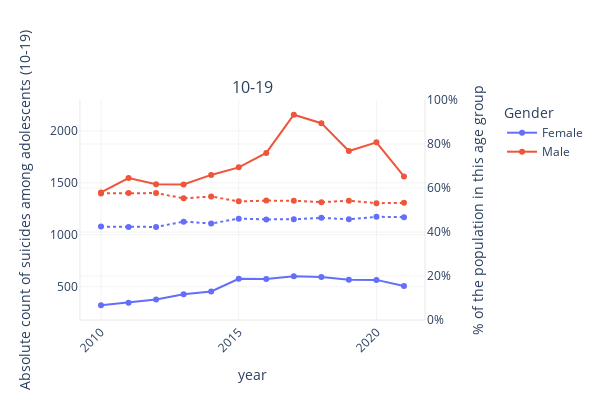
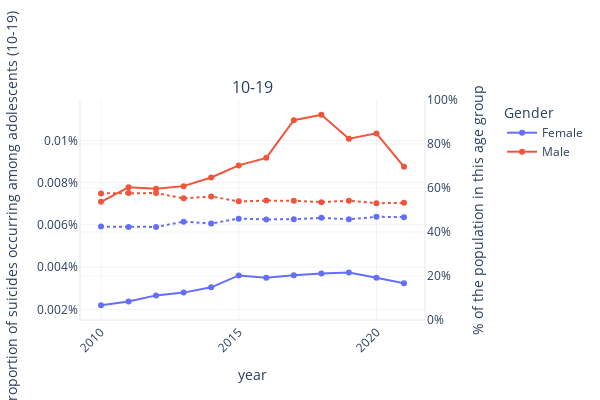
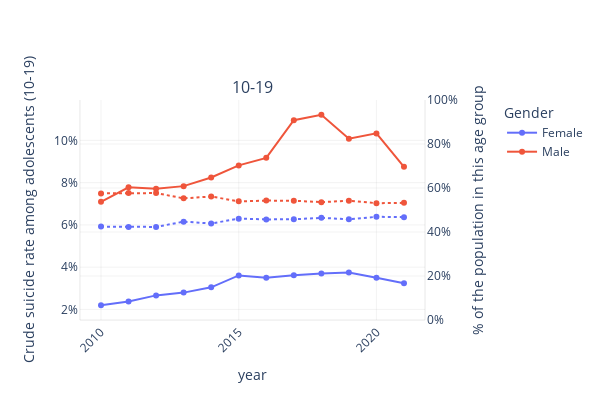

Notebook source saved alongside these figures, in order:
### Markdown cell above
### By gender

### Code cell
plot_params = {"x": "year",
               "color": "gender",
               "by": "age_strat",
               "scatter": False,
               "rows": 1,
               "data_slice": {"age_strat": "10-19"},
               "second_y": {"secondary_y": True,
                            "y": "pop_share",
                            "line_param": {"dash": "dot"}}}
kwargs = {"secondary_range": [0, 100],
          "secondary_ticksuffix": "%",
          "hide_title": True,
          "second_y_title_text": "% of the population in this age group",
          "legend_text": "Gender"}

plot_params["y"] = "deaths"
kwargs["y_title_text"] = "Absolute count of suicides among adolescents (10-19)"
kwargs["plot_filename"] = f"adolescents_{plot_params['color']}_{plot_params['y']}"
plot_params.update(kwargs)

sd.plot(**plot_params
    )

plot_params["y"] = "suicide_proportion"
kwargs["y_title_text"] = "Proportion of suicides occurring among adolescents (10-19)"
kwargs["plot_filename"] = f"adolescents_{plot_params['color']}_{plot_params['y']}"
kwargs["primary_ticksuffix"] = "%"
plot_params.update(kwargs)
kwargs.pop("primary_ticksuffix")

sd.plot(**plot_params
    )

plot_params["y"] = "suicide_per_100k"
kwargs["y_title_text"] = "Crude suicide rate among adolescents (10-19)"
kwargs["plot_filename"] = f"adolescents_{plot_params['color']}_{plot_params['y']}"
plot_params.update(kwargs)

sd.plot(**plot_params
    )

### Figure 1 — Plotly figure (JSON) as saved in the notebook; plotly's stock layout.template omitted (floating-point values rounded to 4 significant figures)
{"data": [{"line": {"color": "#636EFA"}, "mode": "markers+lines", "name": "Female", "showlegend": true, "type": "scatter", "x": [2010, 2011, 2012, 2013, 2014, 2015, 2016, 2017, 2018, 2019, 2020, 2021], "xaxis": "x", "y": [322, 346, 377, 428, 455, 577, 574, 602, 593, 567, 566, 508], "yaxis": "y"}, {"line": {"color": "#EF553B"}, "mode": "markers+lines", "name": "Male", "showlegend": true, "type": "scatter", "x": [2010, 2011, 2012, 2013, 2014, 2015, 2016, 2017, 2018, 2019, 2020, 2021], "xaxis": "x", "y": [1408, 1546, 1487, 1484, 1576, 1649, 1788, 2155, 2074, 1806, 1890, 1561], "yaxis": "y"}, {"line": {"color": "#636EFA", "dash": "dot"}, "mode": "markers+lines", "name": "Female", "showlegend": false, "type": "scatter", "x": [2010, 2011, 2012, 2013, 2014, 2015, 2016, 2017, 2018, 2019, 2020, 2021], "xaxis": "x", "y": [42.46, 42.32, 42.31, 44.7, 43.87, 46.08, 45.72, 45.8, 46.43, 45.76, 46.91, 46.75], "yaxis": "y2"}, {"line": {"color": "#EF553B", "dash": "dot"}, "mode": "markers+lines", "name": "Male", "showlegend": false, "type": "scatter", "x": [2010, 2011, 2012, 2013, 2014, 2015, 2016, 2017, 2018, 2019, 2020, 2021], "xaxis": "x", "y": [57.54, 57.68, 57.69, 55.3, 56.13, 53.92, 54.28, 54.2, 53.57, 54.24, 53.09, 53.25], "yaxis": "y2"}], "layout": {"annotations": [{"font": {"size": 16}, "showarrow": false, "text": "10-19", "x": 0.47, "xanchor": "center", "xref": "paper", "y": 1, "yanchor": "bottom", "yref": "paper"}], "height": 400, "legend": {"title": {"text": "Gender"}, "x": 1.15}, "plot_bgcolor": "rgb(255,255,255)", "width": 600, "xaxis": {"anchor": "y", "domain": [0, 0.94], "gridcolor": "grey", "gridwidth": 0.1, "linecolor": "black", "linewidth": 0.1, "showline": true, "tickangle": -45, "title": {"text": "year"}}, "yaxis": {"anchor": "x", "domain": [0, 1], "gridcolor": "grey", "gridwidth": 0.1, "linecolor": "black", "linewidth": 0.1, "showline": true, "ticksuffix": "", "title": {"text": "Absolute count of suicides among adolescents (10-19)"}}, "yaxis2": {"anchor": "x", "gridcolor": "grey", "gridwidth": 0.1, "linecolor": "black", "linewidth": 0.1, "overlaying": "y", "range": [0, 100], "showline": true, "side": "right", "ticksuffix": "%", "title": {"text": "% of the population in this age group"}}}}

### Figure 2 — Plotly figure (JSON) as saved in the notebook; plotly's stock layout.template omitted (floating-point values rounded to 4 significant figures)
{"data": [{"line": {"color": "#636EFA"}, "mode": "markers+lines", "name": "Female", "showlegend": true, "type": "scatter", "x": [2010, 2011, 2012, 2013, 2014, 2015, 2016, 2017, 2018, 2019, 2020, 2021], "xaxis": "x", "y": [0.002198, 0.002374, 0.002664, 0.002796, 0.003045, 0.00361, 0.003496, 0.003622, 0.003699, 0.003752, 0.003501, 0.003244], "yaxis": "y"}, {"line": {"color": "#EF553B"}, "mode": "markers+lines", "name": "Male", "showlegend": true, "type": "scatter", "x": [2010, 2011, 2012, 2013, 2014, 2015, 2016, 2017, 2018, 2019, 2020, 2021], "xaxis": "x", "y": [0.007091, 0.007781, 0.007707, 0.007835, 0.008243, 0.008816, 0.009174, 0.01095, 0.01121, 0.01008, 0.01033, 0.008751], "yaxis": "y"}, {"line": {"color": "#636EFA", "dash": "dot"}, "mode": "markers+lines", "name": "Female", "showlegend": false, "type": "scatter", "x": [2010, 2011, 2012, 2013, 2014, 2015, 2016, 2017, 2018, 2019, 2020, 2021], "xaxis": "x", "y": [42.46, 42.32, 42.31, 44.7, 43.87, 46.08, 45.72, 45.8, 46.43, 45.76, 46.91, 46.75], "yaxis": "y2"}, {"line": {"color": "#EF553B", "dash": "dot"}, "mode": "markers+lines", "name": "Male", "showlegend": false, "type": "scatter", "x": [2010, 2011, 2012, 2013, 2014, 2015, 2016, 2017, 2018, 2019, 2020, 2021], "xaxis": "x", "y": [57.54, 57.68, 57.69, 55.3, 56.13, 53.92, 54.28, 54.2, 53.57, 54.24, 53.09, 53.25], "yaxis": "y2"}], "layout": {"annotations": [{"font": {"size": 16}, "showarrow": false, "text": "10-19", "x": 0.47, "xanchor": "center", "xref": "paper", "y": 1, "yanchor": "bottom", "yref": "paper"}], "height": 400, "legend": {"title": {"text": "Gender"}, "x": 1.15}, "plot_bgcolor": "rgb(255,255,255)", "width": 600, "xaxis": {"anchor": "y", "domain": [0, 0.94], "gridcolor": "grey", "gridwidth": 0.1, "linecolor": "black", "linewidth": 0.1, "showline": true, "tickangle": -45, "title": {"text": "year"}}, "yaxis": {"anchor": "x", "domain": [0, 1], "gridcolor": "grey", "gridwidth": 0.1, "linecolor": "black", "linewidth": 0.1, "showline": true, "ticksuffix": "%", "title": {"text": "Proportion of suicides occurring among adolescents (10-19)"}}, "yaxis2": {"anchor": "x", "gridcolor": "grey", "gridwidth": 0.1, "linecolor": "black", "linewidth": 0.1, "overlaying": "y", "range": [0, 100], "showline": true, "side": "right", "ticksuffix": "%", "title": {"text": "% of the population in this age group"}}}}

### Figure 3 — Plotly figure (JSON) as saved in the notebook; plotly's stock layout.template omitted (floating-point values rounded to 4 significant figures)
{"data": [{"line": {"color": "#636EFA"}, "mode": "markers+lines", "name": "Female", "showlegend": true, "type": "scatter", "x": [2010, 2011, 2012, 2013, 2014, 2015, 2016, 2017, 2018, 2019, 2020, 2021], "xaxis": "x", "y": [2.198, 2.374, 2.664, 2.796, 3.045, 3.61, 3.496, 3.622, 3.699, 3.752, 3.501, 3.244], "yaxis": "y"}, {"line": {"color": "#EF553B"}, "mode": "markers+lines", "name": "Male", "showlegend": true, "type": "scatter", "x": [2010, 2011, 2012, 2013, 2014, 2015, 2016, 2017, 2018, 2019, 2020, 2021], "xaxis": "x", "y": [7.091, 7.781, 7.707, 7.835, 8.243, 8.816, 9.174, 10.95, 11.21, 10.08, 10.33, 8.751], "yaxis": "y"}, {"line": {"color": "#636EFA", "dash": "dot"}, "mode": "markers+lines", "name": "Female", "showlegend": false, "type": "scatter", "x": [2010, 2011, 2012, 2013, 2014, 2015, 2016, 2017, 2018, 2019, 2020, 2021], "xaxis": "x", "y": [42.46, 42.32, 42.31, 44.7, 43.87, 46.08, 45.72, 45.8, 46.43, 45.76, 46.91, 46.75], "yaxis": "y2"}, {"line": {"color": "#EF553B", "dash": "dot"}, "mode": "markers+lines", "name": "Male", "showlegend": false, "type": "scatter", "x": [2010, 2011, 2012, 2013, 2014, 2015, 2016, 2017, 2018, 2019, 2020, 2021], "xaxis": "x", "y": [57.54, 57.68, 57.69, 55.3, 56.13, 53.92, 54.28, 54.2, 53.57, 54.24, 53.09, 53.25], "yaxis": "y2"}], "layout": {"annotations": [{"font": {"size": 16}, "showarrow": false, "text": "10-19", "x": 0.47, "xanchor": "center", "xref": "paper", "y": 1, "yanchor": "bottom", "yref": "paper"}], "height": 400, "legend": {"title": {"text": "Gender"}, "x": 1.15}, "plot_bgcolor": "rgb(255,255,255)", "width": 600, "xaxis": {"anchor": "y", "domain": [0, 0.94], "gridcolor": "grey", "gridwidth": 0.1, "linecolor": "black", "linewidth": 0.1, "showline": true, "tickangle": -45, "title": {"text": "year"}}, "yaxis": {"anchor": "x", "domain": [0, 1], "gridcolor": "grey", "gridwidth": 0.1, "linecolor": "black", "linewidth": 0.1, "showline": true, "ticksuffix": "%", "title": {"text": "Crude suicide rate among adolescents (10-19)"}}, "yaxis2": {"anchor": "x", "gridcolor": "grey", "gridwidth": 0.1, "linecolor": "black", "linewidth": 0.1, "overlaying": "y", "range": [0, 100], "showline": true, "side": "right", "ticksuffix": "%", "title": {"text": "% of the population in this age group"}}}}
